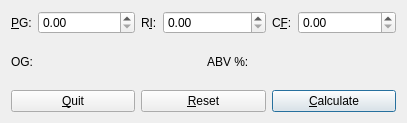
<?xml version="1.0" encoding="UTF-8"?>
<ui version="4.0">
 <class>ogcalc</class>
 <widget class="QMainWindow" name="ogcalc">
  <property name="geometry">
   <rect>
    <x>0</x>
    <y>0</y>
    <width>407</width>
    <height>123</height>
   </rect>
  </property>
  <property name="sizePolicy">
   <sizepolicy hsizetype="Preferred" vsizetype="Preferred">
    <horstretch>0</horstretch>
    <verstretch>0</verstretch>
   </sizepolicy>
  </property>
  <property name="maximumSize">
   <size>
    <width>16777215</width>
    <height>16777215</height>
   </size>
  </property>
  <property name="windowTitle">
   <string>OG &amp; ABV calculator</string>
  </property>
  <property name="windowIcon">
   <iconset>
    <normaloff>../../../../../ogcalc/ogcalc.svg</normaloff>../../../../../ogcalc/ogcalc.svg</iconset>
  </property>
  <widget class="QWidget" name="toplevel_layout">
   <property name="sizePolicy">
    <sizepolicy hsizetype="Minimum" vsizetype="Minimum">
     <horstretch>0</horstretch>
     <verstretch>0</verstretch>
    </sizepolicy>
   </property>
   <layout class="QVBoxLayout" name="vertical_layout">
    <item>
     <layout class="QHBoxLayout" name="entry_layout">
      <item>
       <layout class="QHBoxLayout" name="pg_layout">
        <item>
         <widget class="QLabel" name="pg_label">
          <property name="sizePolicy">
           <sizepolicy hsizetype="Minimum" vsizetype="Preferred">
            <horstretch>0</horstretch>
            <verstretch>0</verstretch>
           </sizepolicy>
          </property>
          <property name="toolTip">
           <string>Present Gravity (density)</string>
          </property>
          <property name="text">
           <string>&amp;PG:</string>
          </property>
          <property name="textFormat">
           <enum>Qt::AutoText</enum>
          </property>
          <property name="buddy">
           <cstring>pg_entry</cstring>
          </property>
         </widget>
        </item>
        <item>
         <widget class="SpinBoxEntry" name="pg_entry">
          <property name="sizePolicy">
           <sizepolicy hsizetype="Expanding" vsizetype="Fixed">
            <horstretch>0</horstretch>
            <verstretch>0</verstretch>
           </sizepolicy>
          </property>
         </widget>
        </item>
       </layout>
      </item>
      <item>
       <layout class="QHBoxLayout" name="ri_layout">
        <item>
         <widget class="QLabel" name="ri_label">
          <property name="sizePolicy">
           <sizepolicy hsizetype="Minimum" vsizetype="Preferred">
            <horstretch>0</horstretch>
            <verstretch>0</verstretch>
           </sizepolicy>
          </property>
          <property name="toolTip">
           <string>Refractive Index</string>
          </property>
          <property name="text">
           <string>R&amp;I:</string>
          </property>
          <property name="buddy">
           <cstring>ri_entry</cstring>
          </property>
         </widget>
        </item>
        <item>
         <widget class="SpinBoxEntry" name="ri_entry">
          <property name="sizePolicy">
           <sizepolicy hsizetype="Expanding" vsizetype="Fixed">
            <horstretch>0</horstretch>
            <verstretch>0</verstretch>
           </sizepolicy>
          </property>
         </widget>
        </item>
       </layout>
      </item>
      <item>
       <layout class="QHBoxLayout" name="cf_layout">
        <item>
         <widget class="QLabel" name="cf_label">
          <property name="sizePolicy">
           <sizepolicy hsizetype="Minimum" vsizetype="Preferred">
            <horstretch>0</horstretch>
            <verstretch>0</verstretch>
           </sizepolicy>
          </property>
          <property name="toolTip">
           <string>Correction Factor</string>
          </property>
          <property name="text">
           <string>C&amp;F:</string>
          </property>
          <property name="buddy">
           <cstring>cf_entry</cstring>
          </property>
         </widget>
        </item>
        <item>
         <widget class="SpinBoxEntry" name="cf_entry">
          <property name="sizePolicy">
           <sizepolicy hsizetype="Expanding" vsizetype="Fixed">
            <horstretch>0</horstretch>
            <verstretch>0</verstretch>
           </sizepolicy>
          </property>
         </widget>
        </item>
       </layout>
      </item>
     </layout>
    </item>
    <item>
     <layout class="QHBoxLayout" name="result_layout">
      <item>
       <layout class="QHBoxLayout" name="og_layout">
        <item>
         <widget class="QLabel" name="og_label">
          <property name="sizePolicy">
           <sizepolicy hsizetype="Minimum" vsizetype="Preferred">
            <horstretch>0</horstretch>
            <verstretch>0</verstretch>
           </sizepolicy>
          </property>
          <property name="toolTip">
           <string>Original Gravity (density)</string>
          </property>
          <property name="text">
           <string>OG:</string>
          </property>
         </widget>
        </item>
        <item>
         <widget class="QLabel" name="og_result">
          <property name="sizePolicy">
           <sizepolicy hsizetype="Expanding" vsizetype="Preferred">
            <horstretch>0</horstretch>
            <verstretch>0</verstretch>
           </sizepolicy>
          </property>
          <property name="font">
           <font>
            <weight>75</weight>
            <bold>true</bold>
           </font>
          </property>
          <property name="alignment">
           <set>Qt::AlignCenter</set>
          </property>
          <property name="textInteractionFlags">
           <set>Qt::TextSelectableByKeyboard|Qt::TextSelectableByMouse</set>
          </property>
         </widget>
        </item>
       </layout>
      </item>
      <item>
       <layout class="QHBoxLayout" name="abv_layout">
        <item>
         <widget class="QLabel" name="abv_label">
          <property name="sizePolicy">
           <sizepolicy hsizetype="Minimum" vsizetype="Preferred">
            <horstretch>0</horstretch>
            <verstretch>0</verstretch>
           </sizepolicy>
          </property>
          <property name="toolTip">
           <string>Percent Alcohol By Volume</string>
          </property>
          <property name="text">
           <string>ABV %:</string>
          </property>
         </widget>
        </item>
        <item>
         <widget class="QLabel" name="abv_result">
          <property name="sizePolicy">
           <sizepolicy hsizetype="Expanding" vsizetype="Preferred">
            <horstretch>0</horstretch>
            <verstretch>0</verstretch>
           </sizepolicy>
          </property>
          <property name="font">
           <font>
            <weight>75</weight>
            <bold>true</bold>
           </font>
          </property>
          <property name="alignment">
           <set>Qt::AlignCenter</set>
          </property>
          <property name="textInteractionFlags">
           <set>Qt::TextSelectableByKeyboard|Qt::TextSelectableByMouse</set>
          </property>
         </widget>
        </item>
       </layout>
      </item>
     </layout>
    </item>
    <item>
     <layout class="QHBoxLayout" name="button_layout">
      <item>
       <widget class="QPushButton" name="quit">
        <property name="text">
         <string>&amp;Quit</string>
        </property>
       </widget>
      </item>
      <item>
       <widget class="QPushButton" name="reset">
        <property name="text">
         <string>&amp;Reset</string>
        </property>
        <property name="autoDefault">
         <bool>true</bool>
        </property>
       </widget>
      </item>
      <item>
       <widget class="QPushButton" name="calculate">
        <property name="text">
         <string>&amp;Calculate</string>
        </property>
        <property name="autoDefault">
         <bool>true</bool>
        </property>
        <property name="default">
         <bool>true</bool>
        </property>
       </widget>
      </item>
     </layout>
    </item>
   </layout>
  </widget>
 </widget>
 <layoutdefault spacing="6" margin="11"/>
 <customwidgets>
  <customwidget>
   <class>SpinBoxEntry</class>
   <extends>QDoubleSpinBox</extends>
   <header>SpinBoxEntry.h</header>
   <slots>
    <signal>enterPressed()</signal>
   </slots>
  </customwidget>
 </customwidgets>
 <resources/>
 <connections>
  <connection>
   <sender>reset</sender>
   <signal>clicked()</signal>
   <receiver>ogcalc</receiver>
   <slot>reset()</slot>
   <hints>
    <hint type="sourcelabel">
     <x>267</x>
     <y>115</y>
    </hint>
    <hint type="destinationlabel">
     <x>199</x>
     <y>47</y>
    </hint>
   </hints>
  </connection>
  <connection>
   <sender>quit</sender>
   <signal>clicked()</signal>
   <receiver>ogcalc</receiver>
   <slot>close()</slot>
   <hints>
    <hint type="sourcelabel">
     <x>76</x>
     <y>115</y>
    </hint>
    <hint type="destinationlabel">
     <x>199</x>
     <y>47</y>
    </hint>
   </hints>
  </connection>
  <connection>
   <sender>calculate</sender>
   <signal>clicked()</signal>
   <receiver>ogcalc</receiver>
   <slot>calculate()</slot>
   <hints>
    <hint type="sourcelabel">
     <x>401</x>
     <y>115</y>
    </hint>
    <hint type="destinationlabel">
     <x>199</x>
     <y>47</y>
    </hint>
   </hints>
  </connection>
  <connection>
   <sender>calculate</sender>
   <signal>clicked()</signal>
   <receiver>reset</receiver>
   <slot>setFocus()</slot>
   <hints>
    <hint type="sourcelabel">
     <x>401</x>
     <y>115</y>
    </hint>
    <hint type="destinationlabel">
     <x>267</x>
     <y>115</y>
    </hint>
   </hints>
  </connection>
  <connection>
   <sender>pg_entry</sender>
   <signal>enterPressed()</signal>
   <receiver>ri_entry</receiver>
   <slot>setFocus()</slot>
   <hints>
    <hint type="sourcelabel">
     <x>87</x>
     <y>20</y>
    </hint>
    <hint type="destinationlabel">
     <x>213</x>
     <y>20</y>
    </hint>
   </hints>
  </connection>
  <connection>
   <sender>ri_entry</sender>
   <signal>enterPressed()</signal>
   <receiver>cf_entry</receiver>
   <slot>setFocus()</slot>
   <hints>
    <hint type="sourcelabel">
     <x>213</x>
     <y>20</y>
    </hint>
    <hint type="destinationlabel">
     <x>343</x>
     <y>20</y>
    </hint>
   </hints>
  </connection>
  <connection>
   <sender>cf_entry</sender>
   <signal>enterPressed()</signal>
   <receiver>calculate</receiver>
   <slot>click()</slot>
   <hints>
    <hint type="sourcelabel">
     <x>343</x>
     <y>20</y>
    </hint>
    <hint type="destinationlabel">
     <x>401</x>
     <y>115</y>
    </hint>
   </hints>
  </connection>
  <connection>
   <sender>pg_entry</sender>
   <signal>enterPressed()</signal>
   <receiver>ri_entry</receiver>
   <slot>selectAll()</slot>
   <hints>
    <hint type="sourcelabel">
     <x>88</x>
     <y>21</y>
    </hint>
    <hint type="destinationlabel">
     <x>217</x>
     <y>21</y>
    </hint>
   </hints>
  </connection>
  <connection>
   <sender>ri_entry</sender>
   <signal>enterPressed()</signal>
   <receiver>cf_entry</receiver>
   <slot>selectAll()</slot>
   <hints>
    <hint type="sourcelabel">
     <x>217</x>
     <y>21</y>
    </hint>
    <hint type="destinationlabel">
     <x>353</x>
     <y>21</y>
    </hint>
   </hints>
  </connection>
 </connections>
 <slots>
  <slot>calculate()</slot>
  <slot>reset()</slot>
 </slots>
</ui>
